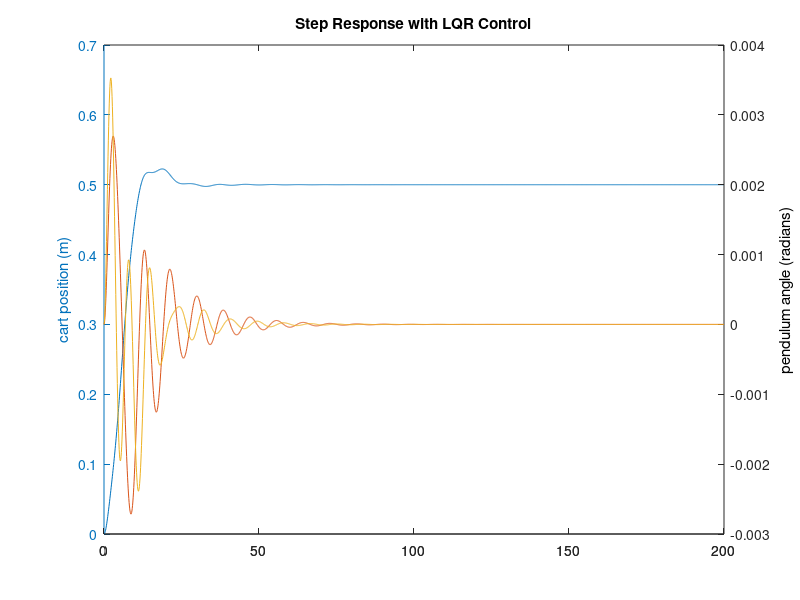

The MATLAB source for this figure:

%% LQR For linearized system 
%% Parameters already given
m=1000;
l1=20;
l2=10;
g=9.8;
m1=100;
m2=100;
%% defining the state matrices 
A=[0 1 0 0 0 0;
    0 0 -(m1*g)/m 0 -(m2*g)/m 0;
    0 0 0 1 0 0;
    0 0 (-(m1*g)/(m*l1) -(g/l1)) 0 -(m2*g)/(m*l1) 0; 
    0 0 0 0 0 1; 
    0 0 -(m1*g)/(m*l2) 0 (-(m2*g)/(m*l2) -(g/l2)) 0 ];
B=[0; 1/m; 0; 1/(m*l1); 0; 1/(m*l2)];
C=[1 0 0 0 0 0; 0 0 1 0 0 0;0 0 0 0 1 0];
D=0;
states = {'x' 'x_dot' 'p1' 'p1_dot' 'p2' 'p2_dot'}; %states
inputs = {'F'};    % intput
outputs = {'x' ;'p1';'p2'};  % output
%% defining the lqr inputs 
Q = [1000 0 0 0 0 0;
    0 0 0 0 0 0; 
    0 0 1000000 0 0 0; 
    0 0 0 0 0 0;
    0 0 0 0 1000000 0;
    0 0 0 0 0 0]       %LQR Input
R = 0.1 ;              %LQR Input
K = lqr(A,B,Q,R)       %Gain Calculation from LQR
%% applying the lqr gain K
Ac = [(A-(B*K))];
Bc = [B];
Cc = [C];
Dc = [D];
states = {'x' 'x_dot' 'p1' 'p1_dot' 'p2' 'p2_dot'};  %states
inputs = {'f'}; % intput after lqr
outputs = {'x' ;'p1';'p2'}; % output after lqr
sys_cl = ss(Ac,Bc,Cc,Dc,'statename',states,'inputname',inputs,'outputname',outputs); %creates statesspace model
t = 0:0.1:200;
f = 50*ones(size(t));
[y,t,x]=lsim(sys_cl,f,t); %simulates response
%% plotting the response 
[AX,H1,H2] = plotyy(t,y(:,1),[t,t],[y(:,2),y(:,3)],'plot');
set(get(AX(1),'Ylabel'),'String','cart position (m)');
set(get(AX(2),'Ylabel'),'String','pendulum angle (radians)');
title('Step Response with LQR Control');